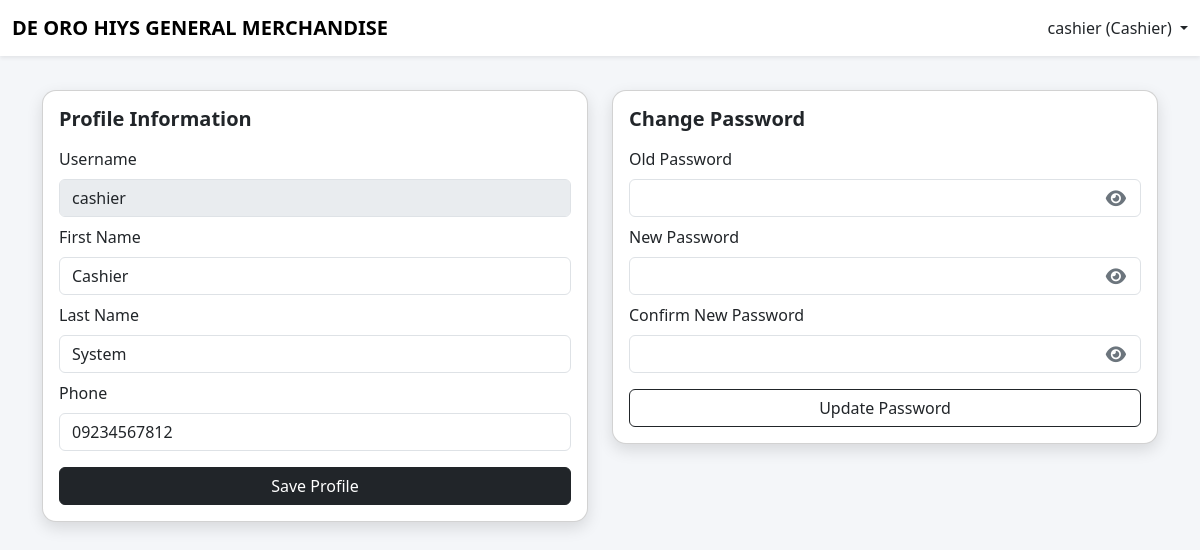
Page /capstone/cashier/cashier_profile.php (signed in) on the committed database.
### tables this page shows
CREATE TABLE `users` (
  `user_id` int(11) NOT NULL,
  `username` varchar(50) NOT NULL,
  `password` varchar(255) NOT NULL,
  `first_name` varchar(50) DEFAULT NULL,
  `last_name` varchar(50) DEFAULT NULL,
  `phone` varchar(20) DEFAULT NULL,
  `role` varchar(20) NOT NULL,
  `created_at` timestamp NOT NULL DEFAULT current_timestamp(),
  `status` enum('active','inactive') DEFAULT 'active'
);

### capstone/cashier/cashier_profile.php (the view, shortened to what this page needs)
<?php
include "../config/db.php";
$user_id = (int)$_SESSION['user_id'];
$username = $_SESSION['username'] ?? 'Cashier';
function h($v){
  return htmlspecialchars((string)$v, ENT_QUOTES, 'UTF-8');
}
$stmt = $conn->prepare("
  SELECT user_id, username, first_name, last_name, phone, password, role, status
  FROM users
  WHERE user_id = ?
  LIMIT 1
");
$stmt->bind_param("i", $user_id);
$stmt->execute();
$user = $stmt->get_result()->fetch_assoc();
?>
<!DOCTYPE html>
<html lang="en">
<head>
<link href="https://cdn.jsdelivr.net/npm/bootstrap@5.3.2/dist/css/bootstrap.min.css" rel="stylesheet">
<link href="https://cdnjs.cloudflare.com/ajax/libs/font-awesome/6.5.1/css/all.min.css" rel="stylesheet">
</head>
<body>
<nav class="navbar navbar-expand-lg navbar-light bg-white shadow-sm fixed-top">
<div class="container-fluid">
<span class="navbar-brand fw-bold">DE ORO HIYS GENERAL MERCHANDISE</span>
<div class="ms-auto dropdown">
<a class="nav-link dropdown-toggle" data-bs-toggle="dropdown">
<?= h($username) ?> (Cashier)
</a>
</div>
</div>
</nav>
<div class="container main-content">
<div class="row g-4">
<div class="col-md-6">
<div class="card">
<div class="card-body">
<h5 class="fw-bold mb-3">Profile Information</h5>
<form method="post">
<div class="mb-2">
<label class="form-label">Username</label>
<input class="form-control" value="<?= h($user['username']) ?>" disabled>
</div>
<div class="mb-2">
<label class="form-label">First Name</label>
<input class="form-control" name="first_name" value="<?= h($user['first_name']) ?>" required>
</div>
<div class="mb-2">
<label class="form-label">Last Name</label>
<input class="form-control" name="last_name" value="<?= h($user['last_name']) ?>" required>
</div>
<div class="mb-3">
<label class="form-label">Phone</label>
<input class="form-control" name="phone" value="<?= h($user['phone']) ?>">
</div>
<button class="btn btn-dark w-100">Save Profile</button>
</form>
</div>
</div>
</div>
<div class="col-md-6">
<div class="card">
<div class="card-body">
<h5 class="fw-bold mb-3">Change Password</h5>
<form method="post">
<div class="mb-2">
  <label class="form-label">Old Password</label>
  <div class="password-wrapper">
    <input type="password" class="form-control pe-5" id="old_password" name="old_password" required>
    <span class="toggle-password" data-target="old_password" aria-label="Toggle password">
      <i class="fa-solid fa-eye"></i>
    </span>
  </div>
</div>
<div class="mb-2">
  <label class="form-label">New Password</label>
  <div class="password-wrapper">
    <input type="password" class="form-control pe-5" id="new_password" name="new_password" required>
    <span class="toggle-password" data-target="new_password" aria-label="Toggle password">
      <i class="fa-solid fa-eye"></i>
    </span>
  </div>
</div>
<div class="mb-3">
  <label class="form-label">Confirm New Password</label>
  <div class="password-wrapper">
    <input type="password" class="form-control pe-5" id="confirm_password" name="confirm_password" required>
    <span class="toggle-password" data-target="confirm_password" aria-label="Toggle password">
      <i class="fa-solid fa-eye"></i>
    </span>
  </div>
</div>
<button class="btn btn-outline-dark w-100">Update Password</button>
</form>
</div>
</div>
</div>
</div>
</div>
</body>
</html>

### capstone/cashier/cashier_profile.php (style rules this page uses)
body { background:#f4f6f9; }
.main-content { padding-top:90px; }
.card { border-radius:14px; box-shadow:0 6px 16px rgba(0,0,0,.12); }
.password-wrapper { position:relative; }
.password-wrapper .toggle-password { position:absolute; right:15px; top:50%; transform:translateY(-50%); cursor:pointer; color:#6c757d; font-size:18px; user-select:none; }

### rows in the picture
users: username "cashier", first_name "Cashier", last_name "System", phone "09234567812"

### other values in the picture
$username "cashier"
